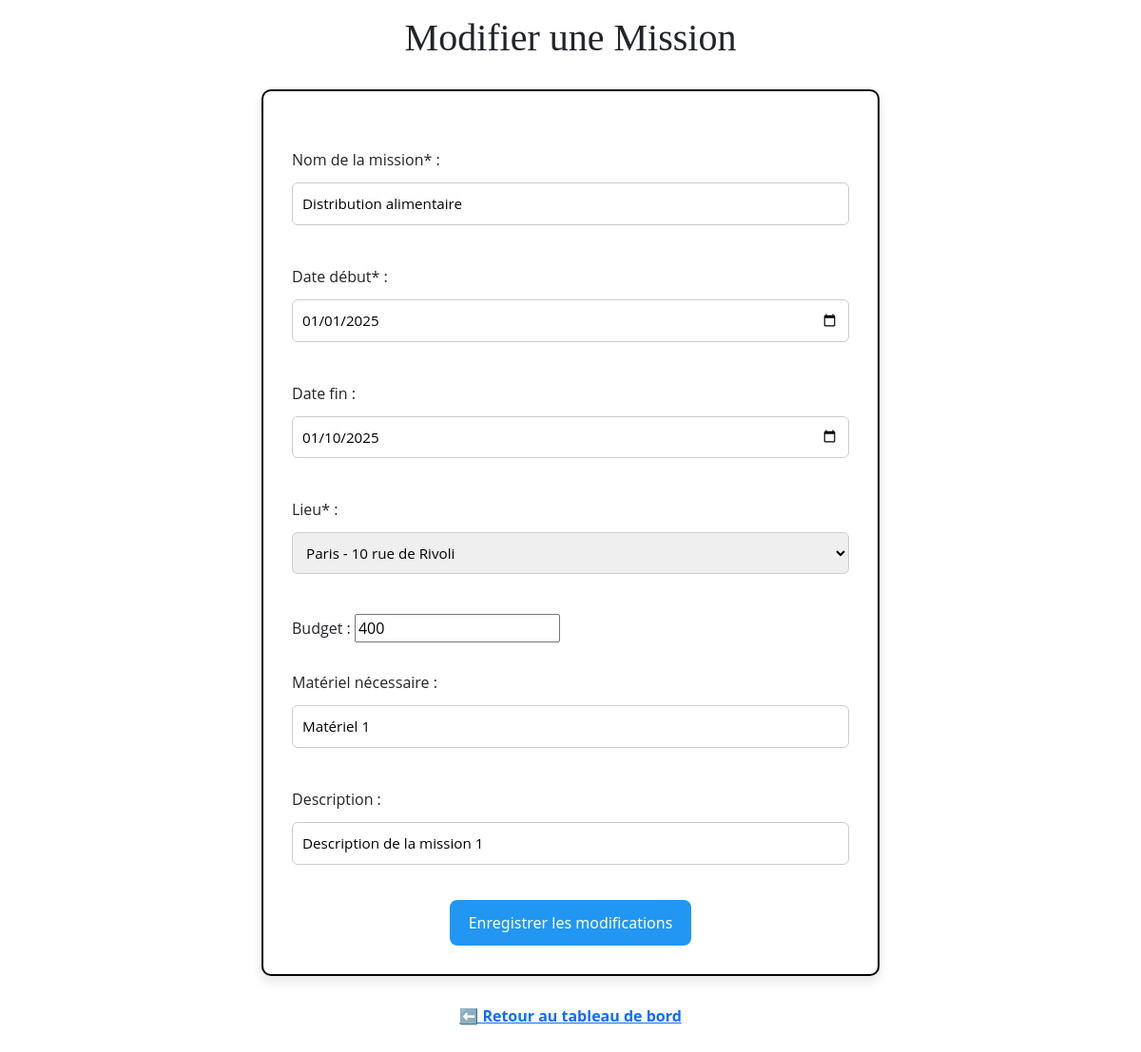
Screenshot of /fonction_2/modify_mission.php?id=32 (signed in) with the database file from the repository.
### tables this page shows
CREATE TABLE `MISSION` (
  `idMission` int NOT NULL AUTO_INCREMENT,
  `description` text NOT NULL,
  `date_debut` date NOT NULL,
  `date_fin` date NOT NULL,
  `categorie` varchar(50) NOT NULL,
  `materiel_necessaire` text NOT NULL,
  `responsable` varchar(100) NOT NULL,
  `idLieu` int DEFAULT NULL,
  `nom_mission` varchar(255) DEFAULT NULL,
  `budget` int DEFAULT NULL,
  PRIMARY KEY (`idMission`),
  KEY `idLieu` (`idLieu`),
  CONSTRAINT `mission_ibfk_1` FOREIGN KEY (`idLieu`) REFERENCES `LIEU` (`idLieu`)
);

CREATE TABLE `LIEU` (
  `idLieu` int NOT NULL AUTO_INCREMENT,
  `ville` varchar(100) NOT NULL,
  `code_postal` varchar(10) NOT NULL,
  `region` varchar(100) NOT NULL,
  `adresse_detail` varchar(255) DEFAULT NULL,
  PRIMARY KEY (`idLieu`)
);

### fonction_2/modify_mission.php (the view, shortened to what this page needs)
<?php
require '../connexion/db_connect.php';
$idMission = $_GET['id'];
$stmt = $pdo->prepare("SELECT * FROM MISSION WHERE idMission = ?");
$stmt->execute([$idMission]);
$mission = $stmt->fetch();
$lieux = $pdo->query("SELECT idLieu, ville, code_postal, region, adresse_detail FROM LIEU")->fetchAll();
?>
<!DOCTYPE html>
<html>
<head>
    <link rel="stylesheet" href="../style_form.css">
    <link href="https://cdn.jsdelivr.net/npm/bootstrap@5.3.8/dist/css/bootstrap.min.css" rel="stylesheet">
</head>
<body>
<h1 class="mt-3">Modifier une Mission</h1>
<form method="post">
    <label>Nom de la mission* :
        <input type="text" name="nom_mission" value="<?= htmlspecialchars($mission['nom_mission']) ?>" required>
    </label>
    <label>Date début* :
        <input type="date" name="date_debut" value="<?= htmlspecialchars($mission['date_debut']) ?>" required>
    </label>
    <label>Date fin :
        <input type="date" name="date_fin" value="<?= htmlspecialchars($mission['date_fin']) ?>">
    </label>
    <label>Lieu* :
        <select name="idlieu" required>
            <?php foreach($lieux as $l): ?>
                <option value="<?= $l['idLieu'] ?>" <?= ($l['idLieu'] == $mission['idLieu']) ? 'selected' : '' ?>><?= htmlspecialchars($l['ville']) ?> - <?= htmlspecialchars($l['adresse_detail']) ?></option>
            <?php endforeach; ?>
        </select>
    </label>
    <label>Budget :
        <input type="number" name="budget" step="0.01" value="<?= htmlspecialchars($mission['budget']) ?>">
    </label>
    <label>Matériel nécessaire :
        <input type="text" name="materiel" value="<?= htmlspecialchars($mission['materiel_necessaire']) ?>">
    </label>
    <label>Description :
        <input type="text" name="description" value="<?= htmlspecialchars($mission['description']) ?>">
    </label>
    <button type="submit">Enregistrer les modifications</button>
</form>
<a href="index.php">⬅ Retour au tableau de bord</a>
</body>
</html>

### style_form.css (style rules this page uses)
body { font-family: Arial, Helvetica, sans-serif; background-color: #f2f2f2; margin: 0; padding: 0; }
h1 { font-family: 'Playfair Display', serif; text-align: center; margin-top: 30px; color: #222; }
form { background-color: #ffffff; max-width: 650px; margin: 30px auto; padding: 30px; border: 2px solid #000; border-radius: 10px; box-shadow: 0 6px 12px rgba(0,0,0,0.1); }
form label { font-family: 'Open Sans', serif; display: block; margin-top: 30px; margin-bottom: 10px; }
form input[type="text"], form input[type="email"], form input[type="date"], form input[type="password"], form select { width: 100%; padding: 10px; margin-top: 12px; margin-bottom: 12px; border-radius: 6px; border: 1px solid #ccc; box-sizing: border-box; font-size: 0.95em; }
form button { display: block; margin: 25px auto 0; padding: 12px 20px; background-color: #2196F3; color: white; border: none; border-radius: 8px; font-size: 1em; cursor: pointer; transition: background-color 0.2s ease; }
a { display: block; text-align: center; margin-bottom: 30px; color: #2196F3; font-weight: bold; text-decoration: none; }

### rows the page displays
mission: nom_mission "Distribution alimentaire", date_debut "01/01/2025", date_fin "01/10/2025", idlieu "Paris - 10 rue de Rivoli", budget "400", materiel "Matériel 1", description "Description de la mission 1"
